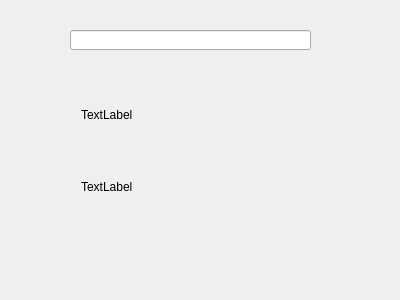
<?xml version="1.0" encoding="UTF-8"?>
<ui version="4.0">
 <class>Widget</class>
 <widget class="QWidget" name="Widget">
  <property name="geometry">
   <rect>
    <x>0</x>
    <y>0</y>
    <width>400</width>
    <height>300</height>
   </rect>
  </property>
  <property name="windowTitle">
   <string>Widget</string>
  </property>
  <widget class="QLineEdit" name="lineEdit">
   <property name="geometry">
    <rect>
     <x>70</x>
     <y>30</y>
     <width>241</width>
     <height>20</height>
    </rect>
   </property>
  </widget>
  <widget class="QWidget" name="">
   <property name="geometry">
    <rect>
     <x>70</x>
     <y>70</y>
     <width>201</width>
     <height>161</height>
    </rect>
   </property>
   <layout class="QVBoxLayout" name="verticalLayout">
    <item>
     <widget class="QLabel" name="label">
      <property name="text">
       <string>TextLabel</string>
      </property>
     </widget>
    </item>
    <item>
     <widget class="QLabel" name="label_2">
      <property name="text">
       <string>TextLabel</string>
      </property>
     </widget>
    </item>
   </layout>
  </widget>
  <zorder>label</zorder>
  <zorder>label_2</zorder>
  <zorder>label_2</zorder>
  <zorder>label</zorder>
  <zorder>label_2</zorder>
  <zorder>label</zorder>
  <zorder>label</zorder>
  <zorder>lineEdit</zorder>
 </widget>
 <layoutdefault spacing="6" margin="11"/>
 <resources/>
 <connections/>
</ui>
